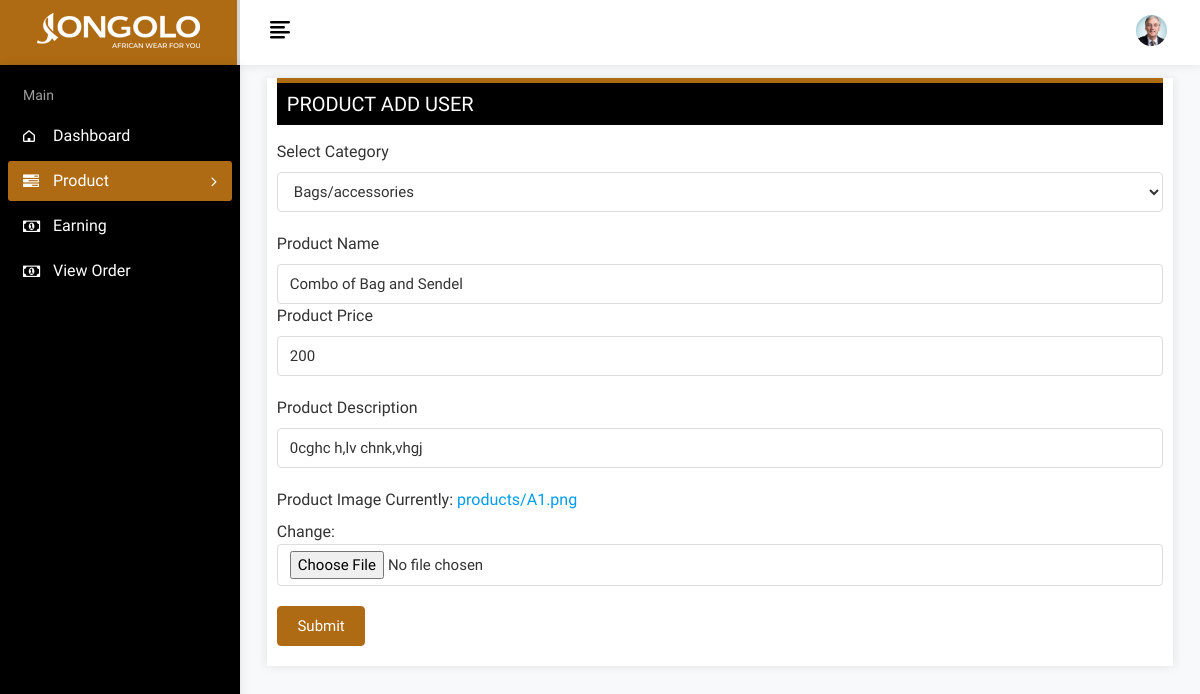
Screenshot of /update_product/6 (signed in) with the database file from the repository.
### myapp/models.py (models this page shows, shortened)
class Product(models.Model):
    user = models.ForeignKey(User, on_delete=models.CASCADE, default=1)
    name = models.CharField(max_length=100)
    price = models.IntegerField(default=0)
    category = models.ForeignKey(Category, on_delete=models.CASCADE, default=1)
    description = models.CharField(max_length=200, default='' , null=True , blank=True)
    image = models.ImageField(upload_to='products')

### myapp/vender_views.py (the view)
# urls.py: path('update_product/<int:pk>',vender_views.update_product,name='update_product'),
@login_required (login_url='/')
def update_product(request,pk):
    if request.method=="POST":
        pi=Product.objects.get(pk=pk)
        fm=ProductForm(request.POST,request.FILES,instance=pi)
        if fm.is_valid():
            fm.save()
            return redirect('view_product')
    else:
            pi = Product.objects.get(id=pk)
            fm = ProductForm(instance=pi)
            context = {'pi':pi,'fm':fm}
    return render(request,'vender/update_product.html',context)

### myapp/forms.py
class ProductForm(forms.ModelForm):
    name = forms.CharField( label='Product Name',required=True)
    price = forms.IntegerField()
    category = forms.ModelChoiceField(
        queryset=Category.objects.all(),
        widget=forms.Select(attrs={'class': 'form-control'}),
        label='Select Category'
    )
    description = forms.CharField(
        max_length=200,
        widget=forms.TextInput(attrs={'class': 'form-control'}),
        label='Description'
    )
    image = forms.ImageField()
    class Meta:
        model = Product
        fields = ['name','price','category','description','image']

### myapp/models.py (called while the page is built)
    def __str__(self):
        return self.name

### templates/vender/update_product.html (shortened to what this page needs)
{% load static %}
{% load widget_tweaks %}
<!DOCTYPE html>
<html lang="en">
<head>
    <link rel="stylesheet" href="{% static 'vender/css/bootstrap.min.css' %}">
    <link rel="stylesheet" href="{% static 'vender/css/font-awesome.min.css' %}">
    <link rel="stylesheet" href="{% static 'vender/css/feathericon.min.css' %}">
    <link rel="stylesheet" href="{% static 'vender/css/style.css' %}">
</head>
<body>
    <div class="main-wrapper">
        <div class="header">
            <div class="header-left">
                <a href="/dashboard-add" class="logo">
                    <img src="{% static 'vender/img/logo.png' %}" alt="Logo">
                </a>
            </div>
            <a href="javascript:void(0);" id="toggle_btn">
                <i class="fe fe-text-align-left"></i>
            </a>
            <ul class="nav user-menu">
                <li class="nav-item dropdown app-dropdown">
                    <a class="nav-link dropdown-toggle" aria-expanded="false" role="button" data-toggle="dropdown"
                        href="#"><i class="fe fe-app-menu"></i></a>
                </li>
                <li class="nav-item dropdown has-arrow">
                    <a href="#" class="dropdown-toggle nav-link" data-toggle="dropdown">
                        <span class="user-img"><img class="rounded-circle"
                                src="{% static 'vender/img/profiles/avatar-01.jpg' %}" width="31"
                                alt="Ryan Taylor"></span>
                    </a>
                </li>
            </ul>
        </div>
        <div class="sidebar" id="sidebar">
            <div class="sidebar-inner slimscroll">
                <div id="sidebar-menu" class="sidebar-menu">
                    <ul>
                        <li class="menu-title">
                            <span>Main</span>
                        </li>
                        <li>
                            <a href="/dashboard-add"><i class="fe fe-home"></i> <span>Dashboard</span></a>
                        </li>
                        <li class="submenu active">
                            <a href="#" class=""><i class="fa fa-tasks"></i> <span> Product </span> <span
                                    class="menu-arrow"></span></a>
                        </li>
                        <li>
                            <a href="/earning"><i class="fa fa-money"></i> <span>Earning</span></a>
                        </li>
                        <li>
                            <a href="/order1"><i class="fa fa-money"></i> <span>View Order</span></a>
                        </li>
                    </ul>
                </div>
            </div>
        </div>
        <div class="page-wrapper">
            <div class="content container-fluid">
                <div class="page-header">
                    <div class="row">
                        <div class="col-sm-12">
                            <div class="card full-header">
                                <div class="users">
                                    <h3 class="page-title">Product Add User </h3>
                                </div>
                                <div class="user-box">
                                    <form action="" method="post" enctype='multipart/form-data'>
                                        <div class=" row">
                                            <div class="form-group col-sm-12">
                                                <label for="{{ fm.category.id_for_label }}">Select Category</label>
                                                {% render_field fm.category class="form-control" %}
                                            </div>
                                            <div class="fm-group col-sm-12">
                                                <label for="{{ fm.name.id_for_label }}">Product Name</label>
                                                {% render_field fm.name class="form-control" %}
                                            </div>
                                            <div class="form-group col-sm-12">
                                                <label for="{{ fm.price.id_for_label }}">Product Price</label>
                                                {% render_field fm.price class="form-control" %}
                                            </div>
                                            <div class="form-group col-sm-12">
                                                <label for="{{ fm.description.id_for_label }}">Product Description
                                                </label>
                                                {% render_field fm.description class="form-control" %}
                                            </div>
                                            <div class="form-group col-sm-12">
                                                <label for="{{ fm.image.id_for_label }}">Product Image</label>
                                                {% render_field fm.image class="form-control" %}
                                            </div>
                                            <div class="form-group col-sm-12">
                                                <div class="submit">
                                                    <button type="submit" class="form-control bg-submits">Submit</button>
                                                </div>
                                            </div>
                                        </div>
                                    </form>
                                </div>
                            </div>
                        </div>
                    </div>
                </div>
            </div>
        </div>
    </div>
</body>
</html>

### rows the page displays
Product: category "Bags/accessories", name "Combo of Bag and Sendel", price "200", description "0cghc h,lv chnk,vhgj"
